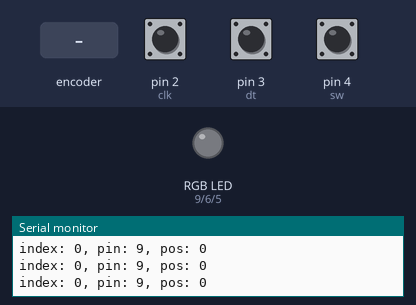
The sketch below on a simulated Arduino Uno, built with avr-gcc and run on an emulated ATmega328P. On the bench: an RGB LED mixed from three pins (HIGH = lit), the last lines printed to the serial monitor. The test bench sets the inputs (shaded band); at power-on: pin 4 (sw) HIGH, pin 2 (clk) HIGH, pin 3 (dt) HIGH. Dim RGB values are drawn brighter than linear.

Above: at 1.2 s.
1.3 s: rotary encoder on pin 2 (clk) / pin 3 (dt) turned 3 steps (first pin leading)
At 1.43 s:
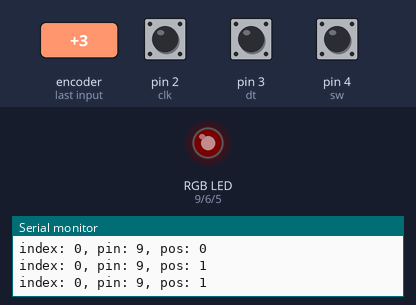
4.3 s: pin 4 (sw) pulled LOW for 0.15 s
At 4.7 s:
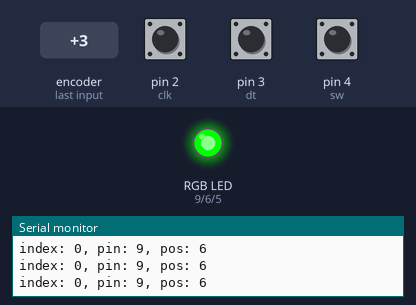
6.8 s: pin 4 (sw) pulled LOW for 1 s
At 7.6 s:
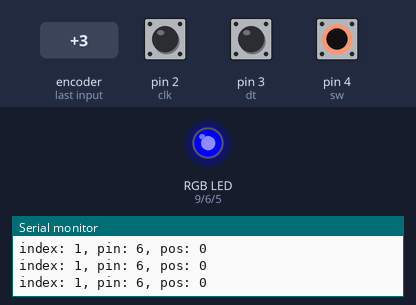
9.3 s: pin 4 (sw) pulled LOW for 0.15 s
At 9.8 s:
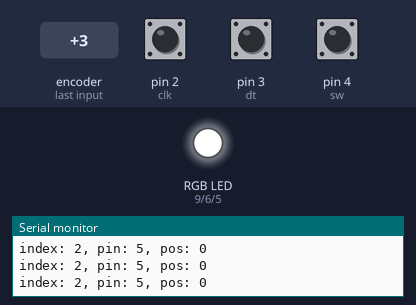
11.8 s: rotary encoder on pin 2 (clk) / pin 3 (dt) turned 1 step (first pin leading)
At 12.5 s:
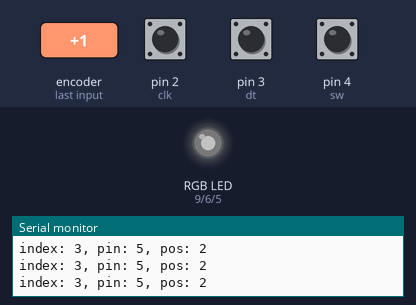
13.5 s: pin 4 (sw) pulled LOW for 3.2 s
At 14.3 s:
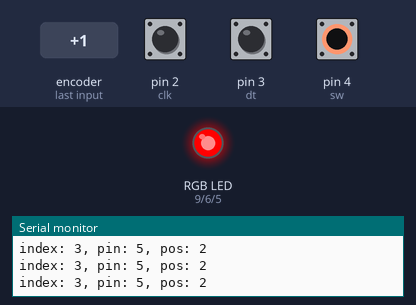
Timing chart, 0 to 16.5 s (numbered marks = the images above; inputs shaded):
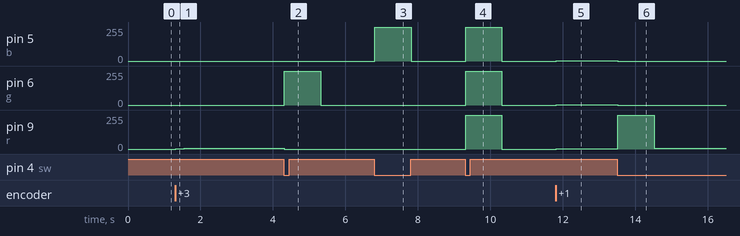

The sketch:

Rotary_Encoder_Switch__With_RGB_LED_Sample.ino
```cpp
/*
 * This code is made to see how rotary encoder switch actually works
 * Code idea from https://howtomechatronics.com/tutorials/arduino/rotary-encoder-works-use-arduino/
*/

#define clk 2
#define dt 3
#define sw 4

#define b 5
#define g 6
#define r 9

#define led 17

int lastState;
int state;
int swState;
int pos = 0;
int oldPos = 0;
int rgbState[4] = {0, 0, 0, 0};
int pins[3] = {r, g, b};
int oldSwState = 0;
int colorChangeIndex = -1;
int editablePinNr = r;

void setup() {
  Serial.begin(9600);

  pinMode(clk, INPUT);
  pinMode(dt, INPUT);
  pinMode(sw, INPUT_PULLUP);

  pinMode(r, OUTPUT);
  pinMode(g, OUTPUT);
  pinMode(b, OUTPUT);

  lastState = digitalRead(clk);
}

void loop() {
  getSwitchCount();
  changeColorBrightness();
}

void getSwitchCount() {
  swState = digitalRead(sw);

  if(swState == LOW && oldSwState == 0) {
    oldSwState = 1;
    changeColor();
  }

  if(swState == HIGH) {
    oldSwState = 0;
  }
}

// 0 - red, 1 - green, 2 - blue, 3 - all
void changeColor() {
  rgbState[colorChangeIndex] = pos;
  colorChangeIndex++;
  showEdited();
  pos = rgbState[colorChangeIndex];
}

void showEdited() {
  analogWrite(r, 0);
  analogWrite(g, 0);
  analogWrite(b, 0);

  if(colorChangeIndex <= 0 || colorChangeIndex == 4) {
    colorChangeIndex = 0;
  } else if(colorChangeIndex == 3) {
    analogWrite(r, 255);
    analogWrite(g, 255);
    analogWrite(b, 255);
    delay(1000);
    analogWrite(r, 0);
    analogWrite(g, 0);
    analogWrite(b, 0);
  }

  if(colorChangeIndex != 3) {
    editablePinNr = pins[colorChangeIndex];
    analogWrite(editablePinNr, 255);
    delay(1000);
    analogWrite(editablePinNr, 255);
  }
}

void changeColorBrightness() {
  state = digitalRead(clk);

  if(state != lastState) {
    if(digitalRead(dt) != state) {
      if(pos <= 254) {
        pos++;
      }
    } else {
      if(pos >= 1) {
        pos--;
      }
    }

    lastState = state;
  }

  if(pos >= 0 && pos <= 255) {
    if(colorChangeIndex == -1 || colorChangeIndex == 0) {
      colorChangeIndex = 0;
    } else if(colorChangeIndex == 3) {
      analogWrite(r, pos);
      analogWrite(g, pos);
      analogWrite(b, pos);
      printVars();
    }

    if(colorChangeIndex != 3) {
      analogWrite(editablePinNr, pos);
      printVars();
    }

    oldPos = pos;
  }
}

void printVars() {
  Serial.print("index: ");
  Serial.print(colorChangeIndex);
  Serial.print(", pin: ");
  Serial.print(editablePinNr);
  Serial.print(", pos: ");
  Serial.println(pos);
}
```

Measured:
- after the input at 1.3 s, pin 9 (r): 0/255 → 2/255 at once, → 4/255 0.19 s later, → 6/255 0.22 s later
- after the input at 4.3 s, pin 6 (g): 0/255 → 255/255 at once, → 0/255 1.0 s later; pin 9 (r): 6/255 → 0/255 at once
- after the input at 6.8 s, pin 5 (b): 0/255 → 255/255 at once, → 0/255 1.0 s later
- after the input at 9.3 s, pin 5 (b), pin 6 (g), pin 9 (r): 0/255 → 255/255 at once, → 0/255 1.0 s later
- after the input at 11.8 s, pin 5 (b), pin 6 (g), pin 9 (r): 0/255 → 2/255 at once
- after the input at 13.5 s, pin 5 (b), pin 6 (g): 2/255 → 0/255 at once; pin 9 (r): 2/255 → 255/255 at once, → 6/255 1.0 s later
